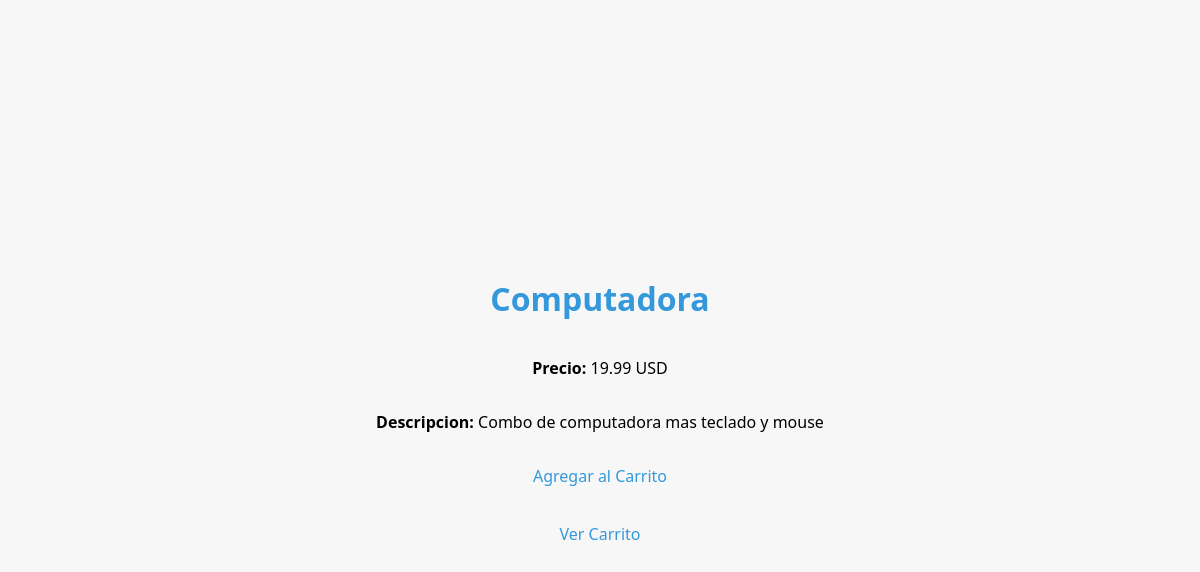
Page /ejercicio8_product.php?id=1 on the committed database.
### tables this page shows
CREATE TABLE `productos` (
  `id` int(11) NOT NULL,
  `nombre` varchar(255) NOT NULL,
  `precio` decimal(10,2) NOT NULL,
  `descripcion` text DEFAULT NULL
);

### ejercicio8_product.php (the view, shortened to what this page needs)
<!DOCTYPE html>
<html lang="es">
<head>
    <link rel="stylesheet" href="styles/styles_ej8.css">
</head>
<body>
    <?php
    if (isset($_GET['id']) && !empty($_GET['id'])) {
        $servername = "localhost";
        $username = "root";
        $password = "";
        $dbname = "tarea_practica_3";
        $conn = new mysqli($servername, $username, $password, $dbname);
        $product_id = $_GET['id'];
        $sql = "SELECT * FROM productos WHERE id = $product_id";
        $result = $conn->query($sql);
        if ($result->num_rows > 0) {
            $row = $result->fetch_assoc();
            echo "<h1>{$row['nombre']}</h1>";
            echo "<p><strong>Precio:</strong> {$row['precio']} USD</p>";
            echo "<p><strong>Descripcion:</strong> {$row['descripcion']}</p>";
            echo "<p><a href='ejercicio8_cart.php?action=add&id={$row['id']}'>Agregar al Carrito</a></p>";
        } else {
            echo "Producto no encontrado.";
        }
    } else {
        echo "ID de producto no proporcionado.";
    }
    ?>
    <div class="cart-link">
        <a href="ejercicio8_cart.php">Ver Carrito</a>
    </div>
</body>
</html>

### styles/styles_ej8.css (style rules this page uses)
body { font-family: 'Segoe UI', Tahoma, Geneva, Verdana, sans-serif; background-color: #f7f7f7; margin: 0; padding: 0; display: flex; flex-direction: column; align-items: center; justify-content: center; height: 100vh; }
h1 { color: #3498db; }
a { text-decoration: none; color: #3498db; }
.cart-link { margin-top: 20px; }

### rows in the picture
productos: nombre "Computadora", precio "19.99", descripcion "Combo de computadora mas teclado y mouse"
